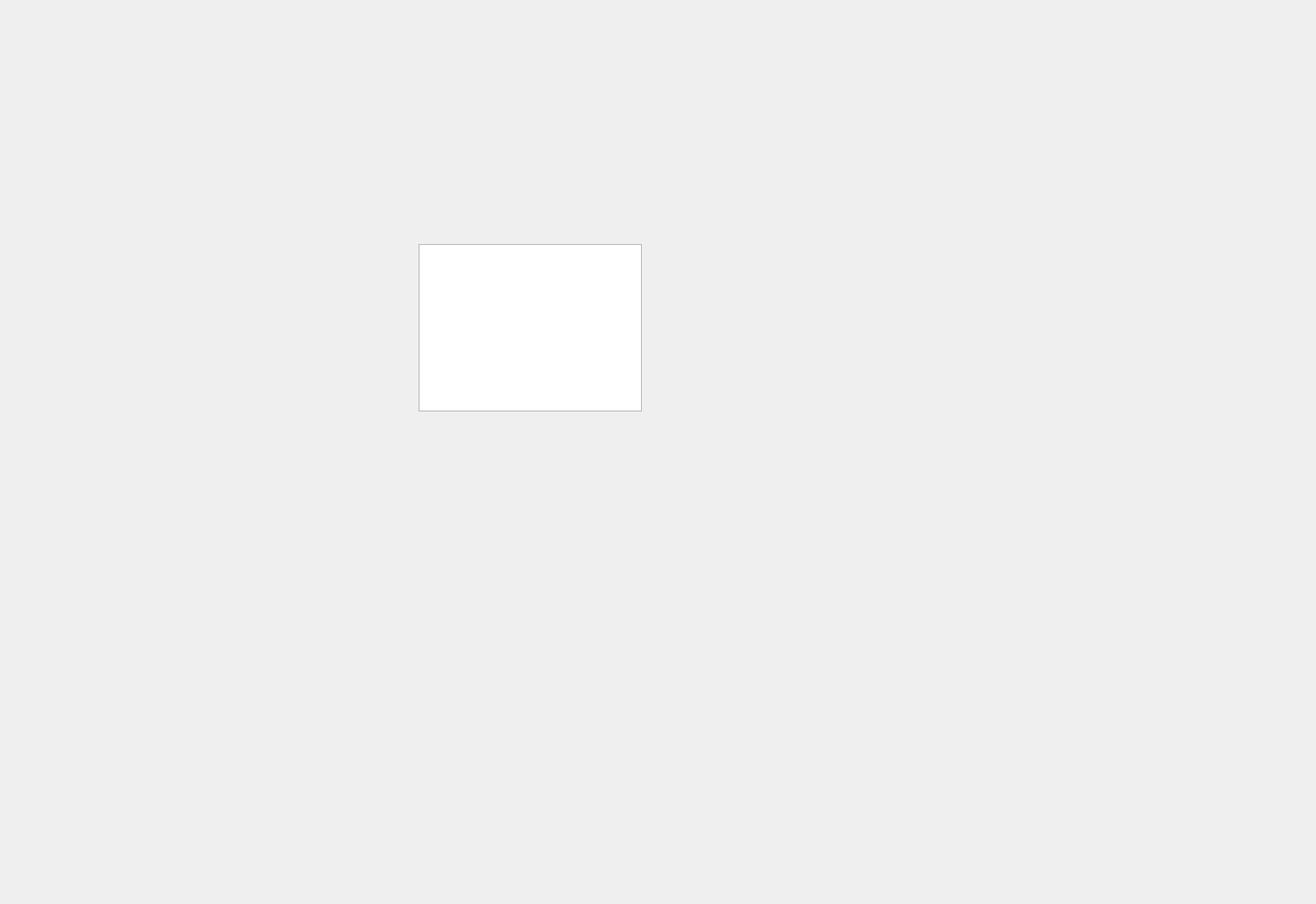
<?xml version="1.0" encoding="UTF-8"?>
<ui version="4.0">
 <class>MainWindow</class>
 <widget class="QMainWindow" name="MainWindow">
  <property name="geometry">
   <rect>
    <x>0</x>
    <y>0</y>
    <width>1509</width>
    <height>1037</height>
   </rect>
  </property>
  <property name="cursor">
   <cursorShape>ArrowCursor</cursorShape>
  </property>
  <property name="windowTitle">
   <string>Apeti</string>
  </property>
  <property name="windowOpacity">
   <double>0.500000000000000</double>
  </property>
  <widget class="QWidget" name="centralwidget">
   <property name="mouseTracking">
    <bool>false</bool>
   </property>
   <property name="autoFillBackground">
    <bool>false</bool>
   </property>
   <widget class="QGraphicsView" name="graphicsView">
    <property name="geometry">
     <rect>
      <x>480</x>
      <y>280</y>
      <width>256</width>
      <height>192</height>
     </rect>
    </property>
   </widget>
  </widget>
 </widget>
 <resources/>
 <connections/>
</ui>
